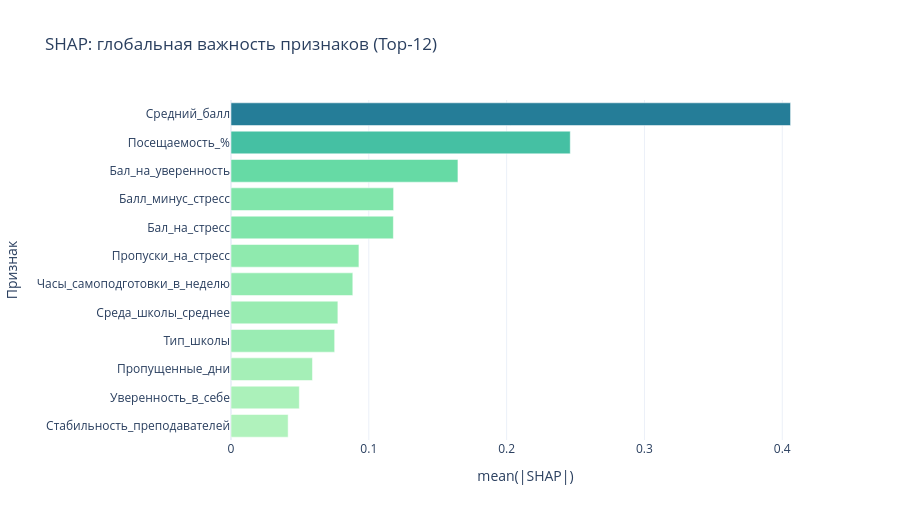
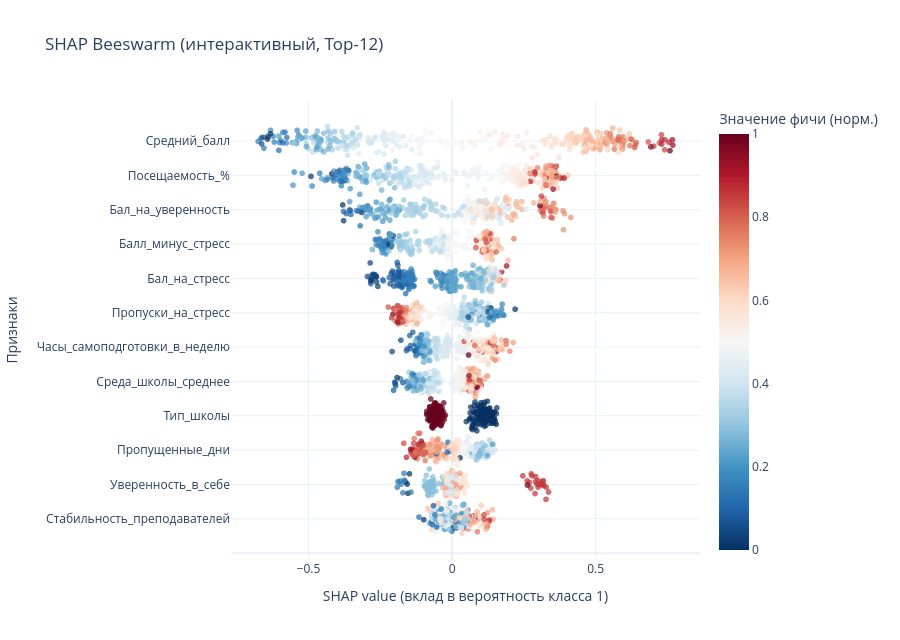
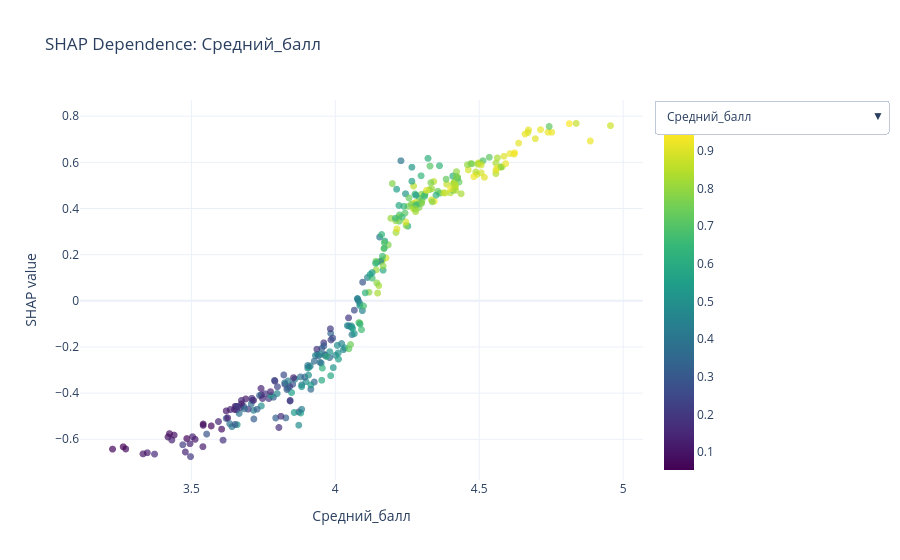

The code cell stored with these charts, in order, in its notebook:
### Markdown cell above
## SHAP-анализ (интерактивный Plotly)
Ниже интерактивные визуализации вклада признаков для финальной модели CatBoost на валидационной выборке.

### Code cell
# SHAP values для CatBoost + интерактивные графики Plotly
from plotly.subplots import make_subplots

# 1) SHAP матрица: (n_samples, n_features + 1), последний столбец — expected value
shap_raw = final_model.get_feature_importance(valid_pool, type='ShapValues')
shap_values = shap_raw[:, :-1]
expected_value = shap_raw[:, -1]

feature_names = X_valid.columns.tolist()
shap_df = pd.DataFrame(shap_values, columns=feature_names, index=X_valid.index)

# 2) Глобальная важность (mean |SHAP|)
global_shap = shap_df.abs().mean().sort_values(ascending=False)
top_n = min(12, len(global_shap))
top_features = global_shap.head(top_n).index.tolist()

fig_shap_bar = px.bar(
    global_shap.head(top_n).sort_values(),
    orientation='h',
    labels={'value': 'mean(|SHAP|)', 'index': 'Признак'},
    title='SHAP: глобальная важность признаков (Top-12)',
    color=global_shap.head(top_n).sort_values().values,
    color_continuous_scale='Tealgrn'
)
fig_shap_bar.update_layout(template='plotly_white', coloraxis_showscale=False, height=520)
fig_shap_bar.show()

# 3) Beeswarm-style интерактивный scatter (Top features)
rng = np.random.default_rng(42)
sample_size = min(1500, len(X_valid))
sample_pos = rng.choice(np.arange(len(X_valid)), size=sample_size, replace=False)
Xv = X_valid.reset_index(drop=True).iloc[sample_pos].copy()
Sv = shap_df.reset_index(drop=True).iloc[sample_pos].copy()

rows = []
for rank, feat in enumerate(top_features, start=1):
    feat_vals = Xv[feat]
    shap_vals = Sv[feat].values

    if pd.api.types.is_numeric_dtype(feat_vals):
        v = feat_vals.astype(float).values
        vmin, vmax = np.nanmin(v), np.nanmax(v)
        color_norm = (v - vmin) / (vmax - vmin + 1e-9)
        feat_display = feat_vals.round(4).astype(str).values
    else:
        cat_codes = pd.Categorical(feat_vals).codes.astype(float)
        cmax = max(cat_codes.max(), 1.0)
        color_norm = cat_codes / cmax
        feat_display = feat_vals.astype(str).values

    y_base = top_n - rank + 1
    y_jitter = y_base + rng.normal(0, 0.16, size=len(shap_vals))

    rows.append(pd.DataFrame({
        'feature': feat,
        'feature_value': feat_display,
        'shap_value': shap_vals,
        'y': y_jitter,
        'color_norm': color_norm,
    }))

beeswarm_df = pd.concat(rows, ignore_index=True)

fig_bee = go.Figure(
    go.Scattergl(
        x=beeswarm_df['shap_value'],
        y=beeswarm_df['y'],
        mode='markers',
        marker=dict(
            size=6,
            color=beeswarm_df['color_norm'],
            colorscale='RdBu_r',
            cmin=0,
            cmax=1,
            opacity=0.72,
            colorbar=dict(title='Значение фичи (норм.)')
        ),
        customdata=np.stack([beeswarm_df['feature'], beeswarm_df['feature_value']], axis=1),
        hovertemplate='Признак: %{customdata[0]}<br>SHAP: %{x:.4f}<br>Значение: %{customdata[1]}<extra></extra>'
    )
)

fig_bee.update_layout(
    title='SHAP Beeswarm (интерактивный, Top-12)',
    template='plotly_white',
    height=640,
    xaxis_title='SHAP value (вклад в вероятность класса 1)',
    yaxis=dict(
        title='Признаки',
        tickmode='array',
        tickvals=list(range(1, top_n + 1)),
        ticktext=top_features[::-1]
    )
)
fig_bee.show()

# 4) Dependence plot с dropdown (числовые фичи)
numeric_top = [f for f in top_features if pd.api.types.is_numeric_dtype(X_valid[f])][:8]
if numeric_top:
    fig_dep = go.Figure()

    for i, feat in enumerate(numeric_top):
        fig_dep.add_trace(
            go.Scattergl(
                x=X_valid[feat],
                y=shap_df[feat],
                mode='markers',
                marker=dict(
                    size=7,
                    color=final_pred,
                    colorscale='Viridis',
                    opacity=0.7,
                    colorbar=dict(title='P(class=1)') if i == 0 else None,
                    showscale=True if i == 0 else False
                ),
                name=feat,
                visible=(i == 0),
                hovertemplate=f'Признак: {feat}<br>Значение: %{{x}}<br>SHAP: %{{y:.4f}}<br>P(1): %{{marker.color:.3f}}<extra></extra>'
            )
        )

    buttons = []
    for i, feat in enumerate(numeric_top):
        vis = [False] * len(numeric_top)
        vis[i] = True
        buttons.append(dict(
            label=feat,
            method='update',
            args=[
                {'visible': vis},
                {'title': f'SHAP Dependence: {feat}', 'xaxis': {'title': feat}}
            ]
        ))

    fig_dep.update_layout(
        template='plotly_white',
        height=560,
        title=f'SHAP Dependence: {numeric_top[0]}',
        xaxis_title=numeric_top[0],
        yaxis_title='SHAP value',
        updatemenus=[dict(buttons=buttons, direction='down', x=1.02, y=1.0, xanchor='left', yanchor='top')]
    )
    fig_dep.show()
else:
    print('Для dependence plot не найдено числовых фич в Top-важных признаках.')

# 5) Таблица Top SHAP для отчета
display(global_shap.head(20).to_frame('mean_abs_shap').round(6))
print('SHAP expected value (mean):', float(np.mean(expected_value)))

### Figure 1 — Plotly figure (JSON) as saved in the notebook; plotly's stock layout.template omitted (floating-point values rounded to 4 significant figures)
{"data": [{"hovertemplate": "mean(|SHAP|)=%{x}<br>Признак=%{y}<br>color=%{marker.color}<extra></extra>", "legendgroup": "", "marker": {"color": [0.04146, 0.04958, 0.05911, 0.07521, 0.07754, 0.08838, 0.09282, 0.1178, 0.118, 0.1647, 0.2462, 0.406], "coloraxis": "coloraxis", "pattern": {"shape": ""}}, "name": "", "orientation": "h", "showlegend": false, "textposition": "auto", "type": "bar", "x": [0.04146, 0.04958, 0.05911, 0.07521, 0.07754, 0.08838, 0.09282, 0.1178, 0.118, 0.1647, 0.2462, 0.406], "xaxis": "x", "y": ["Стабильность_преподавателей", "Уверенность_в_себе", "Пропущенные_дни", "Тип_школы", "Среда_школы_среднее", "Часы_самоподготовки_в_неделю", "Пропуски_на_стресс", "Бал_на_стресс", "Балл_минус_стресс", "Бал_на_уверенность", "Посещаемость_%", "Средний_балл"], "yaxis": "y"}], "layout": {"barmode": "relative", "coloraxis": {"colorbar": {"title": {"text": "color"}}, "colorscale": [[0, "rgb(176, 242, 188)"], [0.1667, "rgb(137, 232, 172)"], [0.3333, "rgb(103, 219, 165)"], [0.5, "rgb(76, 200, 163)"], [0.6667, "rgb(56, 178, 163)"], [0.8333, "rgb(44, 152, 160)"], [1, "rgb(37, 125, 152)"]], "showscale": false}, "height": 520, "legend": {"tracegroupgap": 0}, "title": {"text": "SHAP: глобальная важность признаков (Top-12)"}, "xaxis": {"anchor": "y", "domain": [0, 1], "title": {"text": "mean(|SHAP|)"}}, "yaxis": {"anchor": "x", "domain": [0, 1], "title": {"text": "Признак"}}}}

### Figure 2 — Plotly figure (JSON) as saved in the notebook; plotly's stock layout.template omitted (floating-point values rounded to 4 significant figures; data arrays with more than 128 entries replaced by an {"elided": "..."} marker saying what was removed)
{"data": [{"customdata": {"elided": "3660x2 str values"}, "hovertemplate": "Признак: %{customdata[0]}<br>SHAP: %{x:.4f}<br>Значение: %{customdata[1]}<extra></extra>", "marker": {"cmax": 1, "cmin": 0, "color": {"elided": "3660 float values"}, "colorbar": {"title": {"text": "Значение фичи (норм.)"}}, "colorscale": [[0, "rgb(5,48,97)"], [0.1, "rgb(33,102,172)"], [0.2, "rgb(67,147,195)"], [0.3, "rgb(146,197,222)"], [0.4, "rgb(209,229,240)"], [0.5, "rgb(247,247,247)"], [0.6, "rgb(253,219,199)"], [0.7, "rgb(244,165,130)"], [0.8, "rgb(214,96,77)"], [0.9, "rgb(178,24,43)"], [1, "rgb(103,0,31)"]], "opacity": 0.72, "size": 6}, "mode": "markers", "type": "scattergl", "x": {"elided": "3660 float values"}, "y": {"elided": "3660 float values"}}], "layout": {"height": 640, "title": {"text": "SHAP Beeswarm (интерактивный, Top-12)"}, "xaxis": {"title": {"text": "SHAP value (вклад в вероятность класса 1)"}}, "yaxis": {"tickmode": "array", "ticktext": ["Стабильность_преподавателей", "Уверенность_в_себе", "Пропущенные_дни", "Тип_школы", "Среда_школы_среднее", "Часы_самоподготовки_в_неделю", "Пропуски_на_стресс", "Бал_на_стресс", "Балл_минус_стресс", "Бал_на_уверенность", "Посещаемость_%", "Средний_балл"], "tickvals": [1, 2, 3, 4, 5, 6, 7, 8, 9, 10, 11, 12], "title": {"text": "Признаки"}}}}

### Figure 3 — Plotly figure (JSON) as saved in the notebook; plotly's stock layout.template omitted (floating-point values rounded to 4 significant figures; data arrays with more than 128 entries replaced by an {"elided": "..."} marker saying what was removed)
{"data": [{"hovertemplate": "Признак: Средний_балл<br>Значение: %{x}<br>SHAP: %{y:.4f}<br>P(1): %{marker.color:.3f}<extra></extra>", "marker": {"color": {"elided": "305 float values"}, "colorbar": {"title": {"text": "P(class=1)"}}, "colorscale": [[0, "#440154"], [0.1111, "#482878"], [0.2222, "#3e4989"], [0.3333, "#31688e"], [0.4444, "#26828e"], [0.5556, "#1f9e89"], [0.6667, "#35b779"], [0.7778, "#6ece58"], [0.8889, "#b5de2b"], [1, "#fde725"]], "opacity": 0.7, "showscale": true, "size": 7}, "mode": "markers", "name": "Средний_балл", "type": "scattergl", "visible": true, "x": {"elided": "305 float values"}, "y": {"elided": "305 float values"}}, {"hovertemplate": "Признак: Посещаемость_%<br>Значение: %{x}<br>SHAP: %{y:.4f}<br>P(1): %{marker.color:.3f}<extra></extra>", "marker": {"color": {"elided": "305 float values"}, "colorscale": [[0, "#440154"], [0.1111, "#482878"], [0.2222, "#3e4989"], [0.3333, "#31688e"], [0.4444, "#26828e"], [0.5556, "#1f9e89"], [0.6667, "#35b779"], [0.7778, "#6ece58"], [0.8889, "#b5de2b"], [1, "#fde725"]], "opacity": 0.7, "showscale": false, "size": 7}, "mode": "markers", "name": "Посещаемость_%", "type": "scattergl", "visible": false, "x": {"elided": "305 float values"}, "y": {"elided": "305 float values"}}, {"hovertemplate": "Признак: Бал_на_уверенность<br>Значение: %{x}<br>SHAP: %{y:.4f}<br>P(1): %{marker.color:.3f}<extra></extra>", "marker": {"color": {"elided": "305 float values"}, "colorscale": [[0, "#440154"], [0.1111, "#482878"], [0.2222, "#3e4989"], [0.3333, "#31688e"], [0.4444, "#26828e"], [0.5556, "#1f9e89"], [0.6667, "#35b779"], [0.7778, "#6ece58"], [0.8889, "#b5de2b"], [1, "#fde725"]], "opacity": 0.7, "showscale": false, "size": 7}, "mode": "markers", "name": "Бал_на_уверенность", "type": "scattergl", "visible": false, "x": {"elided": "305 float values"}, "y": {"elided": "305 float values"}}, {"hovertemplate": "Признак: Балл_минус_стресс<br>Значение: %{x}<br>SHAP: %{y:.4f}<br>P(1): %{marker.color:.3f}<extra></extra>", "marker": {"color": {"elided": "305 float values"}, "colorscale": [[0, "#440154"], [0.1111, "#482878"], [0.2222, "#3e4989"], [0.3333, "#31688e"], [0.4444, "#26828e"], [0.5556, "#1f9e89"], [0.6667, "#35b779"], [0.7778, "#6ece58"], [0.8889, "#b5de2b"], [1, "#fde725"]], "opacity": 0.7, "showscale": false, "size": 7}, "mode": "markers", "name": "Балл_минус_стресс", "type": "scattergl", "visible": false, "x": {"elided": "305 float values"}, "y": {"elided": "305 float values"}}, {"hovertemplate": "Признак: Бал_на_стресс<br>Значение: %{x}<br>SHAP: %{y:.4f}<br>P(1): %{marker.color:.3f}<extra></extra>", "marker": {"color": {"elided": "305 float values"}, "colorscale": [[0, "#440154"], [0.1111, "#482878"], [0.2222, "#3e4989"], [0.3333, "#31688e"], [0.4444, "#26828e"], [0.5556, "#1f9e89"], [0.6667, "#35b779"], [0.7778, "#6ece58"], [0.8889, "#b5de2b"], [1, "#fde725"]], "opacity": 0.7, "showscale": false, "size": 7}, "mode": "markers", "name": "Бал_на_стресс", "type": "scattergl", "visible": false, "x": {"elided": "305 float values"}, "y": {"elided": "305 float values"}}, {"hovertemplate": "Признак: Пропуски_на_стресс<br>Значение: %{x}<br>SHAP: %{y:.4f}<br>P(1): %{marker.color:.3f}<extra></extra>", "marker": {"color": {"elided": "305 float values"}, "colorscale": [[0, "#440154"], [0.1111, "#482878"], [0.2222, "#3e4989"], [0.3333, "#31688e"], [0.4444, "#26828e"], [0.5556, "#1f9e89"], [0.6667, "#35b779"], [0.7778, "#6ece58"], [0.8889, "#b5de2b"], [1, "#fde725"]], "opacity": 0.7, "showscale": false, "size": 7}, "mode": "markers", "name": "Пропуски_на_стресс", "type": "scattergl", "visible": false, "x": {"elided": "305 float values"}, "y": {"elided": "305 float values"}}, {"hovertemplate": "Признак: Часы_самоподготовки_в_неделю<br>Значение: %{x}<br>SHAP: %{y:.4f}<br>P(1): %{marker.color:.3f}<extra></extra>", "marker": {"color": {"elided": "305 float values"}, "colorscale": [[0, "#440154"], [0.1111, "#482878"], [0.2222, "#3e4989"], [0.3333, "#31688e"], [0.4444, "#26828e"], [0.5556, "#1f9e89"], [0.6667, "#35b779"], [0.7778, "#6ece58"], [0.8889, "#b5de2b"], [1, "#fde725"]], "opacity": 0.7, "showscale": false, "size": 7}, "mode": "markers", "name": "Часы_самоподготовки_в_неделю", "type": "scattergl", "visible": false, "x": {"elided": "305 int values"}, "y": {"elided": "305 float values"}}, {"hovertemplate": "Признак: Среда_школы_среднее<br>Значение: %{x}<br>SHAP: %{y:.4f}<br>P(1): %{marker.color:.3f}<extra></extra>", "marker": {"color": {"elided": "305 float values"}, "colorscale": [[0, "#440154"], [0.1111, "#482878"], [0.2222, "#3e4989"], [0.3333, "#31688e"], [0.4444, "#26828e"], [0.5556, "#1f9e89"], [0.6667, "#35b779"], [0.7778, "#6ece58"], [0.8889, "#b5de2b"], [1, "#fde725"]], "opacity": 0.7, "showscale": false, "size": 7}, "mode": "markers", "name": "Среда_школы_среднее", "type": "scattergl", "visible": false, "x": {"elided": "305 float values"}, "y": {"elided": "305 float values"}}], "layout": {"height": 560, "title": {"text": "SHAP Dependence: Средний_балл"}, "updatemenus": [{"buttons": [{"args": [{"visible": [true, false, false, false, false, false, false, false]}, {"title": "SHAP Dependence: Средний_балл", "xaxis": {"title": "Средний_балл"}}], "label": "Средний_балл", "method": "update"}, {"args": [{"visible": [false, true, false, false, false, false, false, false]}, {"title": "SHAP Dependence: Посещаемость_%", "xaxis": {"title": "Посещаемость_%"}}], "label": "Посещаемость_%", "method": "update"}, {"args": [{"visible": [false, false, true, false, false, false, false, false]}, {"title": "SHAP Dependence: Бал_на_уверенность", "xaxis": {"title": "Бал_на_уверенность"}}], "label": "Бал_на_уверенность", "method": "update"}, {"args": [{"visible": [false, false, false, true, false, false, false, false]}, {"title": "SHAP Dependence: Балл_минус_стресс", "xaxis": {"title": "Балл_минус_стресс"}}], "label": "Балл_минус_стресс", "method": "update"}, {"args": [{"visible": [false, false, false, false, true, false, false, false]}, {"title": "SHAP Dependence: Бал_на_стресс", "xaxis": {"title": "Бал_на_стресс"}}], "label": "Бал_на_стресс", "method": "update"}, {"args": [{"visible": [false, false, false, false, false, true, false, false]}, {"title": "SHAP Dependence: Пропуски_на_стресс", "xaxis": {"title": "Пропуски_на_стресс"}}], "label": "Пропуски_на_стресс", "method": "update"}, {"args": [{"visible": [false, false, false, false, false, false, true, false]}, {"title": "SHAP Dependence: Часы_самоподготовки_в_неделю", "xaxis": {"title": "Часы_самоподготовки_в_неделю"}}], "label": "Часы_самоподготовки_в_неделю", "method": "update"}, {"args": [{"visible": [false, false, false, false, false, false, false, true]}, {"title": "SHAP Dependence: Среда_школы_среднее", "xaxis": {"title": "Среда_школы_среднее"}}], "label": "Среда_школы_среднее", "method": "update"}], "direction": "down", "x": 1.02, "xanchor": "left", "y": 1, "yanchor": "top"}], "xaxis": {"title": {"text": "Средний_балл"}}, "yaxis": {"title": {"text": "SHAP value"}}}}
